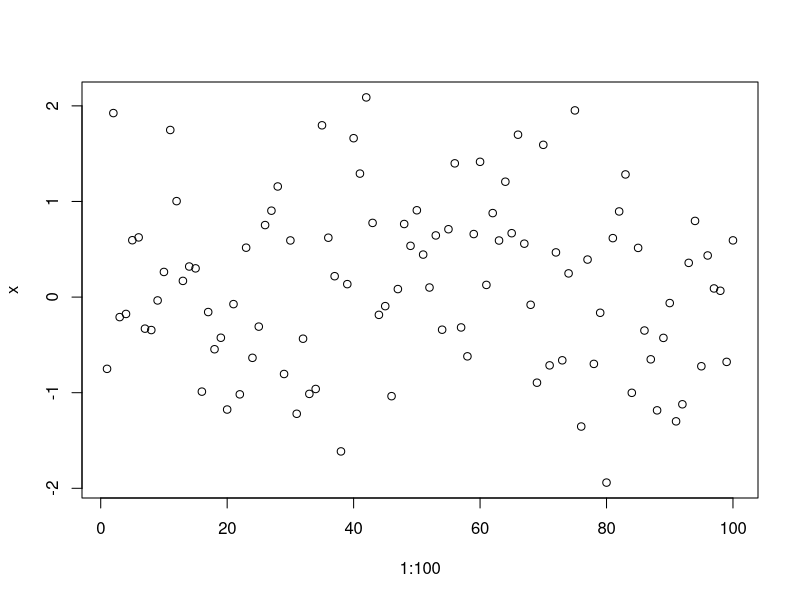
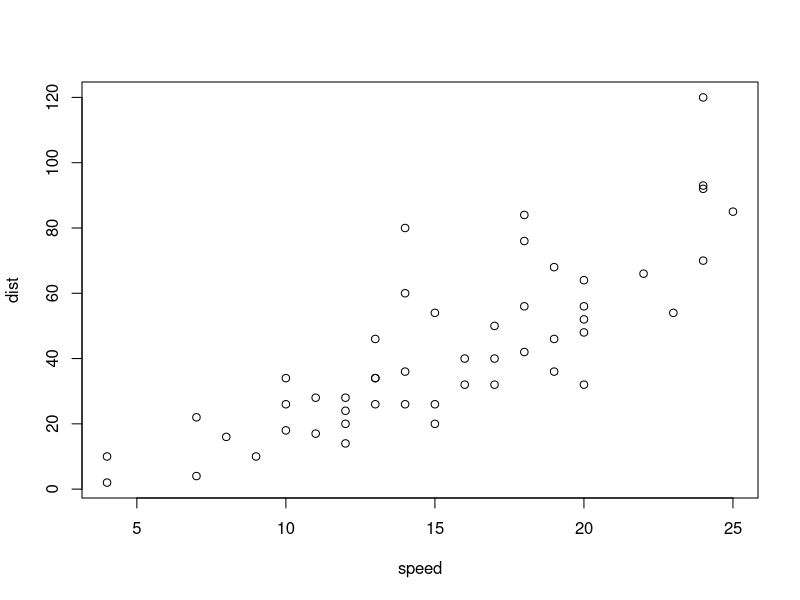

Recreate these plots in R, in order.
## ---- chunk 1
x <- rnorm(100)
plot(1:100, x)
## ---- chunk 2
summary(cars)
## ---- chunk 3
plot(cars)
#haha
